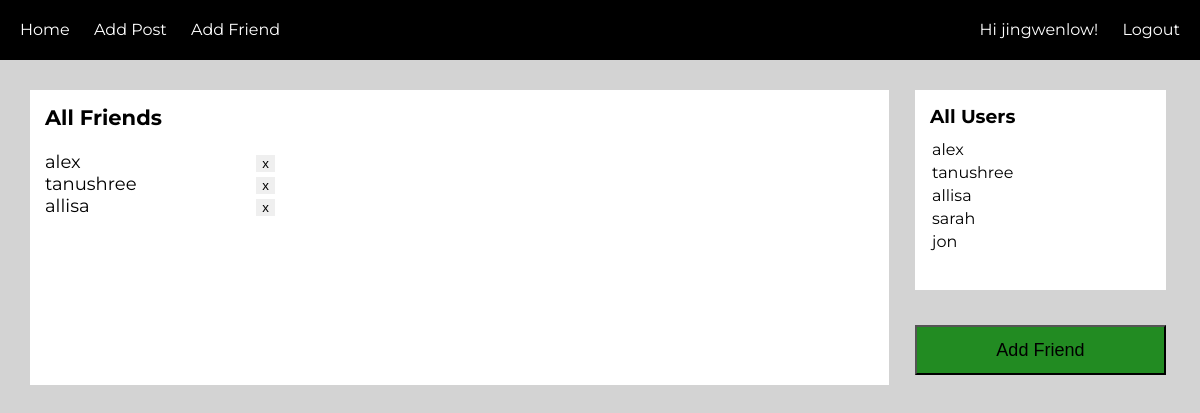
The page /users/addFriend/ (signed in) on the database as committed earlier.
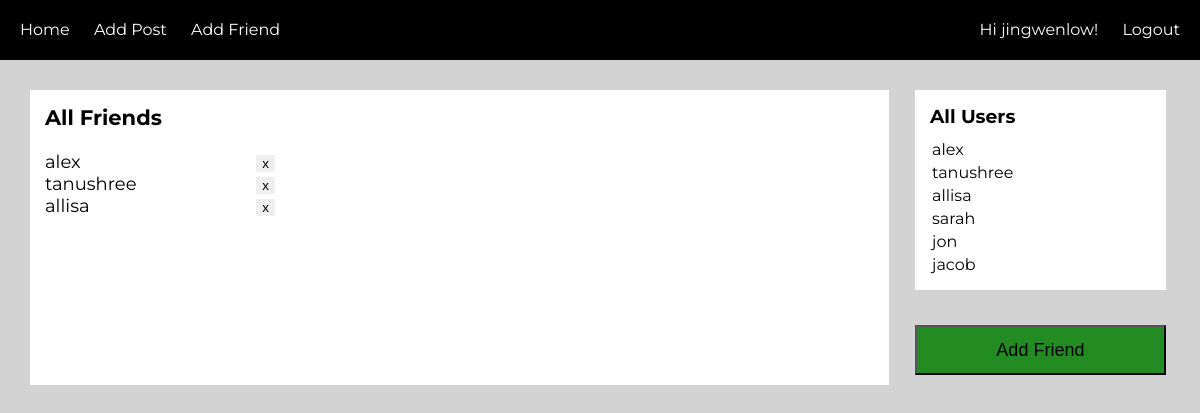
The same page on the database as committed later.
### users/models.py (models this page shows, shortened)
class CustomUser(AbstractUser):
    name = models.CharField(blank=True, max_length=255)

### users/views.py (the view)
# urls.py: path('addFriend/', views.addFriend.as_view(), name='addFriend'),
class addFriend(TemplateView):
    success_url = reverse_lazy('login')
    template_name = 'addFriend.html'
    @method_decorator(login_required) # redirect to home if logged out
    def get(self, request):
        friends = []
        users = CustomUser.objects.exclude(id=request.user.id)
        if Friend.objects.filter(current_user=request.user):
            friend = Friend.objects.get(current_user=request.user) # get current users friends object
            friends = friend.users.all() # get current users friends
        args = {'users':users, 'friends':friends}
        return render(request, self.template_name, args)

### users/templates/addFriend.html (shortened to what this page needs)
{% extends 'base.html' %}
{% load staticfiles %}
{% block css %}
<link rel="stylesheet" href="{% static 'css/addFriend.css' %}">
{% endblock %}
{% block content %}
  <div class="currFriends">
     <div class="friends">
       <h3>All Friends</h3>
       <div class="list">
         {% for friend in friends %}
           <div class="rowList">
             <p>{{ friend.username }}</p>
             <a href="{% url 'change_friends' operation='remove' pk=friend.pk %}">
               <button class="x">x</button>
             </a>
           </div>
         {% endfor %}
      </div>
    </div>
  </div>
  <div class="friendsList">
      <div class="possFriends">
        <h3 class="allUsers">All Users</h3>
        {% for user in users %}
        <a class="users" href="{% url 'change_friends' operation='add' pk=user.pk %}">
          {{ user.username }}
        </a>
        {% endfor %}
      </div>
      <div class="post">
          <button class="green">Add Friend</button>
      </div>
  </div>
{% endblock %}

Rows that differ between the two databases and show on the page:
added CustomUser: username "jacob", shown under "All Users"
